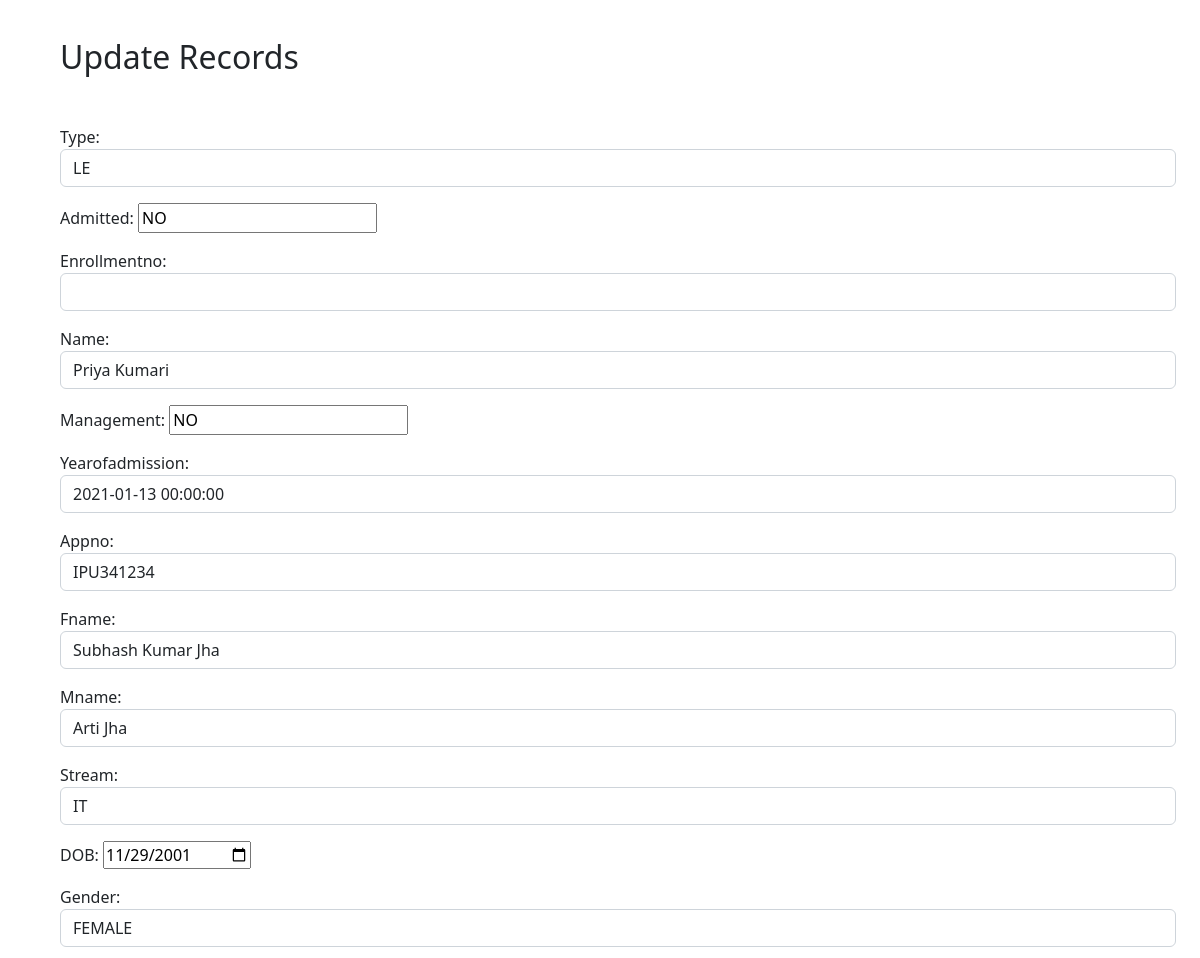
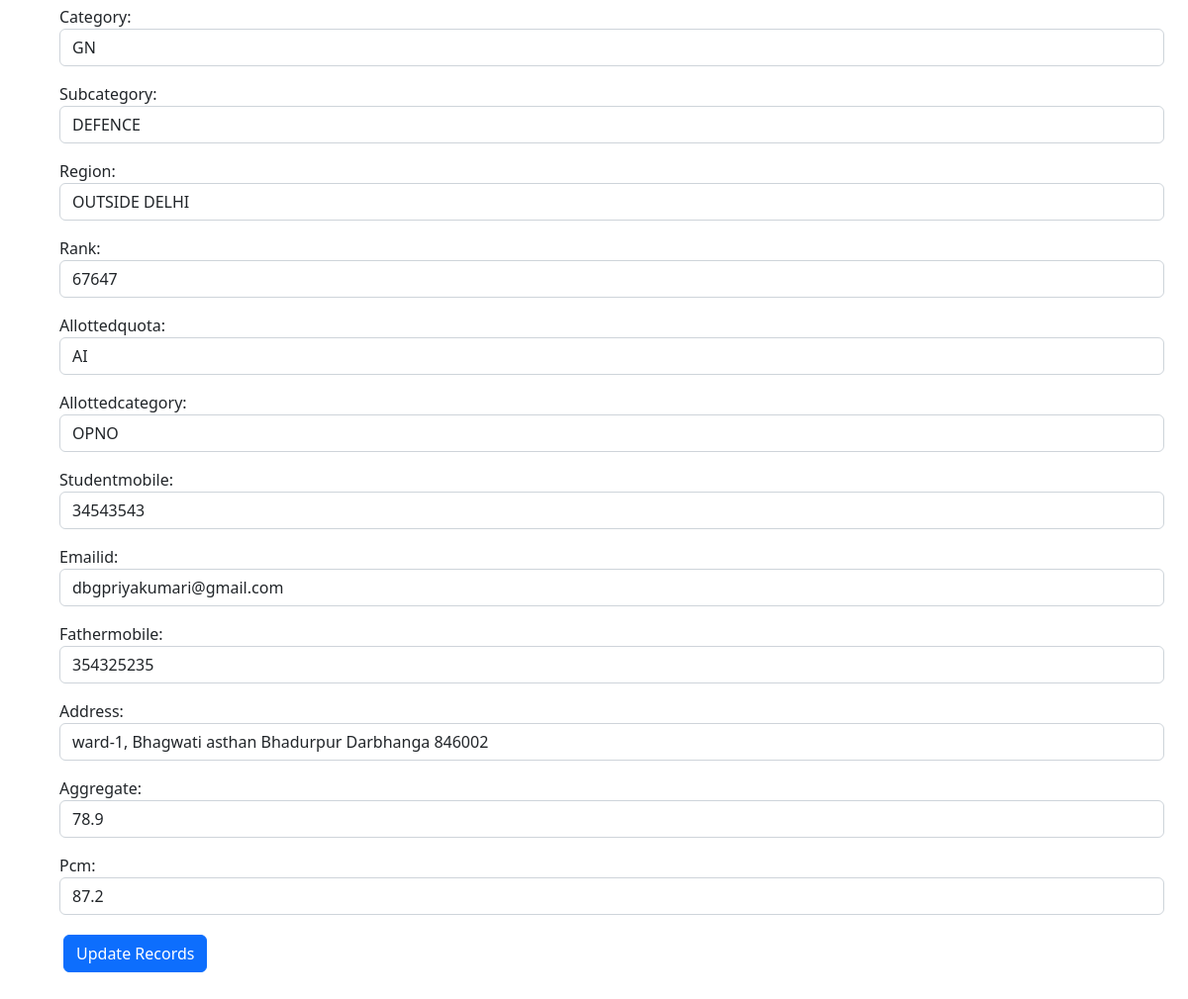
The app's page /update/80/ with its own data (2 pictures, top to bottom).
### app/models.py (models this page shows, shortened)
class sample(models.Model):
    type = models.CharField(max_length=10, choices= typechoices ,default='Regular')
    admitted = models.CharField(max_length=50, default= '',null= True)
    enrollmentno = models.IntegerField(null = True, default = None , blank=True, unique = True)
    name = models.CharField(max_length=100, default=False)
    management = models.CharField(max_length=50, default = '', null= True)
    yearofadmission = models.DateTimeField(default=False)
    appno = models.CharField(default= "", max_length=200, unique= True)
    Fname = models.CharField(max_length=200, default=False)
    Mname = models.CharField(max_length=200, default=False)
    stream = models.CharField(max_length=200, choices= streamchoices,default=False)
    DOB = models.DateField(default=False)
    gender = models.CharField(max_length=50,choices= genderchoices ,default=False)
    category = models.CharField(max_length=5,choices= categorychoices ,default=False)
    subcategory = models.CharField(max_length=10, choices= subcategorychoices ,default=False)
    region = models.CharField(max_length=50,choices= regionchoices ,default=False)
    rank = models.IntegerField(null = True, default=None , blank=True)
    allottedquota = models.CharField(max_length=10,choices= allotedquotachoices, default=False)
    allottedcategory = models.CharField(max_length=10,choices= allottedcategorychoices, default=False)
    studentmobile = models.IntegerField(null = True, default=None , blank=True)
    emailid = models.EmailField(max_length=200, default='')
    fathermobile = models.IntegerField(null = True, default=None , blank=True)
    address = models.CharField(max_length=200, default=False)
    aggregate = models.FloatField(null = True, default=None , blank=True)
    pcm = models.FloatField(null = True, default=None , blank=True)

### app/views.py (the view)
# urls.py: path('update/<str:pk>/', views.update, name='update'),
def update(request,pk):
    order = sample.objects.get(id = pk)
    form = sampleform(instance= order)
    if request.method == "POST":
        form = sampleform(request.POST, instance= order)
        if form.is_valid():
            form.save()
            return redirect('app:filter')
    context = {
        "form" : form,
    }
    return render(request, 'app/update.html', context)

### app/templates/app/update.html (shortened to what this page needs)
<head>
    <link href="https://cdn.jsdelivr.net/npm/bootstrap@5.2.2/dist/css/bootstrap.min.css" rel="stylesheet">
    <link href="https://cdn.jsdelivr.net/npm/bootstrap@5.2.2/dist/css/bootstrap.min.css" rel="stylesheet">
  </head>
{% block content %}
    <h2 class="text center" style="margin-left: 60px;">
        <br>
        Update Records
    </h2>
    <div class="container m-5">
        <form action="" method = "post" enctype="multipart/form-data">
            <div class="form-group">
                {{form.as_p}}
            </div>
            <input type="submit" name = "Update" value="Update Records" class="btn btn-primary m-1">
        </form>
    </div>
{% endblock %}

### records on screen
sample: type "LE", admitted "NO", name "Priya Kumari", management "NO", yearofadmission "2021-01-13 00:00:00", appno "IPU341234", Fname "Subhash Kumar Jha", Mname "Arti Jha", stream "IT", DOB "11/29/2001", gender "FEMALE", category "GN", subcategory "DEFENCE", region "OUTSIDE DELHI", rank "67647", allottedquota "AI", allottedcategory "OPNO", studentmobile "34543543", emailid "dbgpriyakumari@gmail.com", fathermobile "354325235", address "ward-1, Bhagwati asthan Bhadurpur Darbhanga 846002", aggregate "78.9", pcm "87.2"
